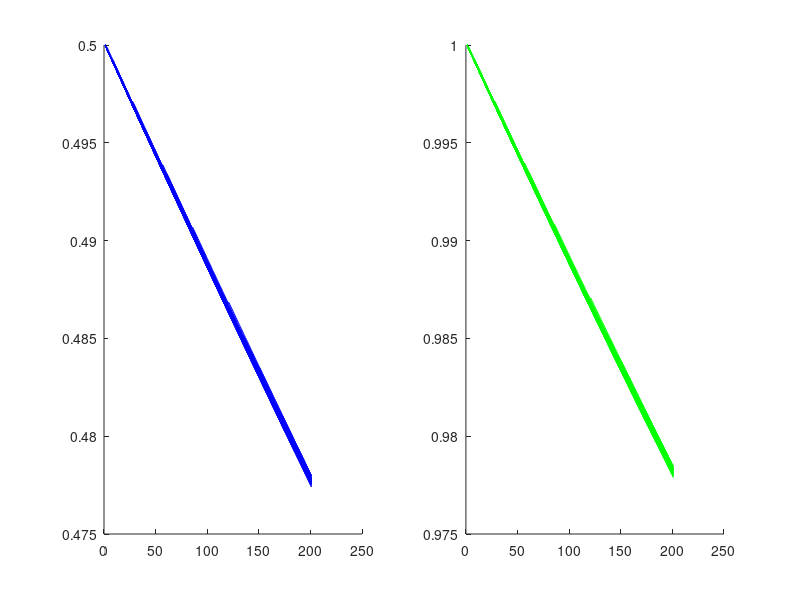

Source code (MATLAB):
close all
figure; 
for i=1:30,
    
U=.5;
sig = 1;
Ce = [];

L=5;
for iSim=1:200
%     L=5*randn(1);
    pC=1/(1+exp(-(U(end)-L)));
    C=rand(1)<=pC;
    Ce(end+1) = 1/((C*(1-pC)^2 + (1-C)*pC^2) / (pC^2*(1-pC)^2));
    J = (1-pC)*pC;
    sig(end+1) = 1/( (1/sig(end)) + J*Ce(end)*J);
    U(end+1) = U(end) + sig(end)*J*Ce(end)*(C-pC);
end
subplot(1,2,1)
hold on
plot(U,'b')
subplot(1,2,2)
hold on
plot(sig,'g')
% subplot(1,3,3)
% hold on
% plot(Ce,'k')

end